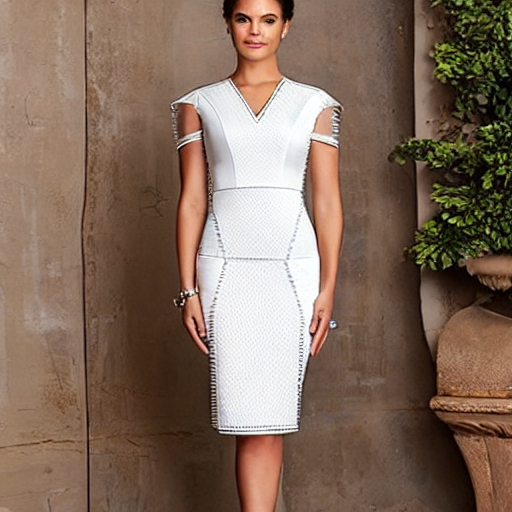
#> input picture outputs/base_shape.png, 512 x 512 px
$ python align_garment_mask.py
#> lines starting #> are read from the running program, lines starting #| are printed output that depends on the picture; after the words box and inside, x2 and y2 are one past the last pixel; in counts of white or black regions, pixels touching at a corner belong together
import cv2
import numpy as np


BASE_PATH = "outputs/base_shape.png"
OLD_MASK_PATH = "inputs/garment_mask.png"
OUTPUT_PATH = "inputs/garment_mask_aligned.png"


# 读取图片
base = cv2.imread(BASE_PATH)
#> base is the input picture: shape (512, 512, 3); mean B, G, R 91.4, 107.3, 130.1
mask = cv2.imread(OLD_MASK_PATH, cv2.IMREAD_GRAYSCALE)
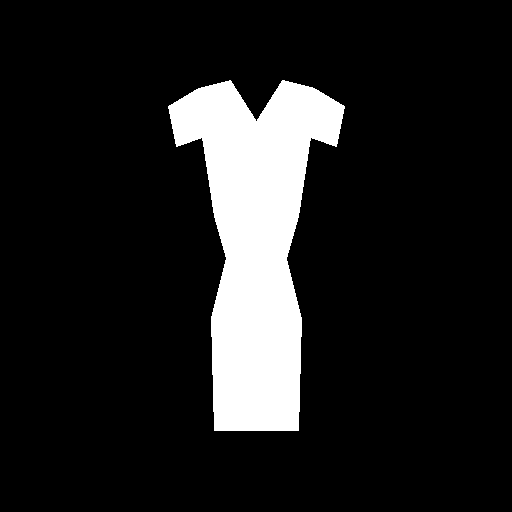
#> input picture inputs/garment_mask.png, 512 x 512 px
#> mask: shape (512, 512); 12.6% white; 1 white region, box (x1, y1, x2, y2) and area: (168, 80, 345, 431) 33105


# 保证尺寸一致
h, w = base.shape[:2]
#> h = 512; w = 512
mask = cv2.resize(mask, (w, h), interpolation=cv2.INTER_NEAREST)


_, mask = cv2.threshold(mask, 127, 255, cv2.THRESH_BINARY)


# --------------------------------
# 1. 扩大原 mask，建立“搜索区域”
# --------------------------------
kernel = cv2.getStructuringElement(
    cv2.MORPH_ELLIPSE,
    (31, 31)
)


search_area = cv2.dilate(
    mask,
    kernel,
    iterations=1
)
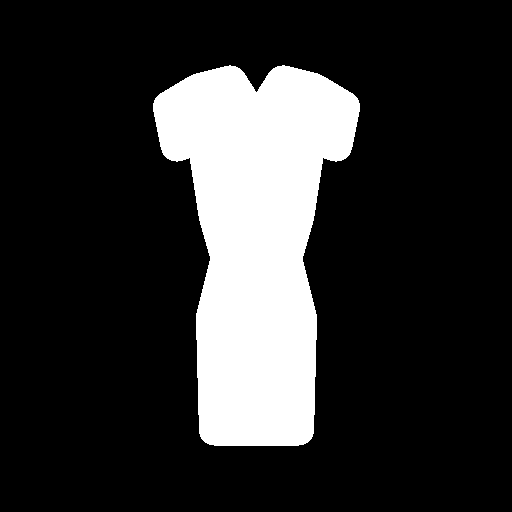
#> search_area: shape (512, 512); 18.8% white; 1 white region, box (x1, y1, x2, y2) and area: (153, 65, 360, 446) 49366


# --------------------------------
# 2. 找 base_shape 中偏白的区域
# --------------------------------
hsv = cv2.cvtColor(base, cv2.COLOR_BGR2HSV)
#> hsv: shape (512, 512, 3); mean H, S, V 24.9, 97.6, 131


# 白色通常：
# 饱和度低 S
# 亮度高 V
lower_white = np.array([0, 0, 150])
upper_white = np.array([180, 100, 255])


white_region = cv2.inRange(
    hsv,
    lower_white,
    upper_white
)
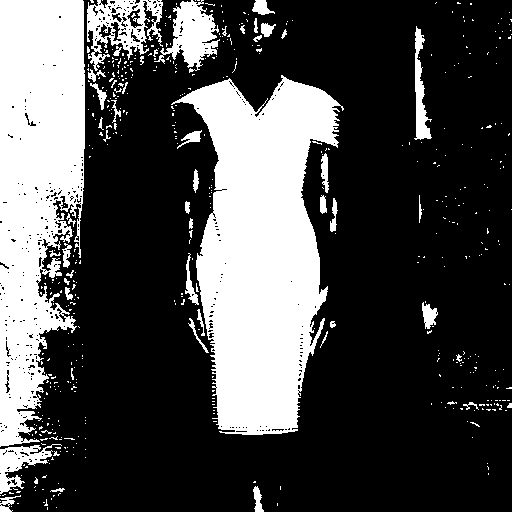
#> white_region: shape (512, 512); 29% white; 525 white regions (476 under 20 px), largest, box (x1, y1, x2, y2) and area: (171, 75, 344, 435) 36257, (0, 0, 85, 447) 28083, (87, 0, 163, 71) 2465


# --------------------------------
# 3. 只在原衣服附近寻找白色区域
# 避免把背景也选进来
# --------------------------------
extra_garment = cv2.bitwise_and(
    white_region,
    search_area
)
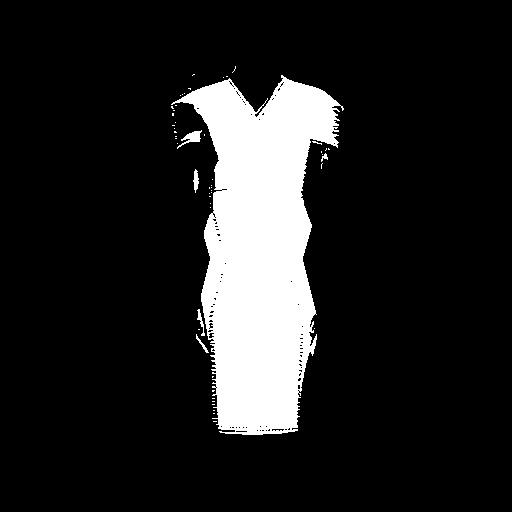
#> extra_garment: shape (512, 512); 13.5% white; 52 white regions (46 under 20 px), largest, box (x1, y1, x2, y2) and area: (171, 75, 344, 435) 34828, (177, 130, 202, 149) 169, (193, 169, 199, 193) 87, (197, 309, 205, 336) 71, (196, 334, 209, 353) 51, (321, 153, 328, 162) 29


# 原 mask + 新检测区域
aligned_mask = cv2.bitwise_or(
    mask,
    extra_garment
)
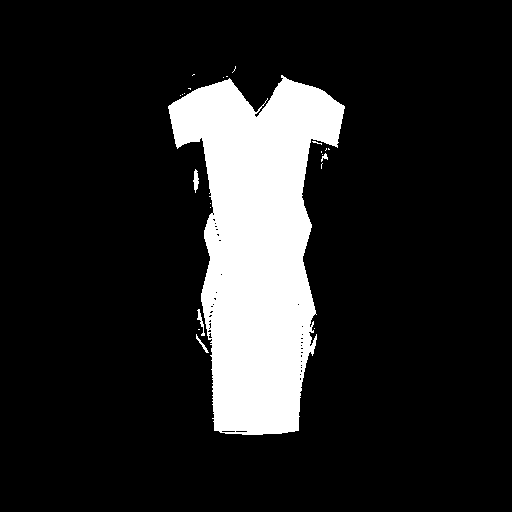
#> aligned_mask: shape (512, 512); 14.4% white; 23 white regions (18 under 20 px), largest, box (x1, y1, x2, y2) and area: (168, 75, 345, 435) 37335, (193, 169, 199, 193) 87, (197, 309, 205, 336) 71, (196, 334, 209, 353) 51, (321, 153, 328, 162) 29


# --------------------------------
# 4. 填小洞
# --------------------------------
kernel_close = cv2.getStructuringElement(
    cv2.MORPH_ELLIPSE,
    (9, 9)
)


aligned_mask = cv2.morphologyEx(
    aligned_mask,
    cv2.MORPH_CLOSE,
    kernel_close
)
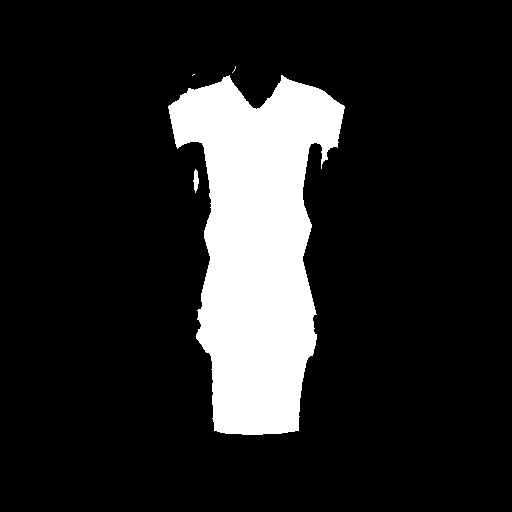
#> aligned_mask: shape (512, 512); 14.6% white; 4 white regions (2 under 20 px), largest, box (x1, y1, x2, y2) and area: (168, 75, 345, 435) 38274, (193, 169, 199, 193) 90


cv2.imwrite(OUTPUT_PATH, aligned_mask)


print("Saved:", OUTPUT_PATH)
